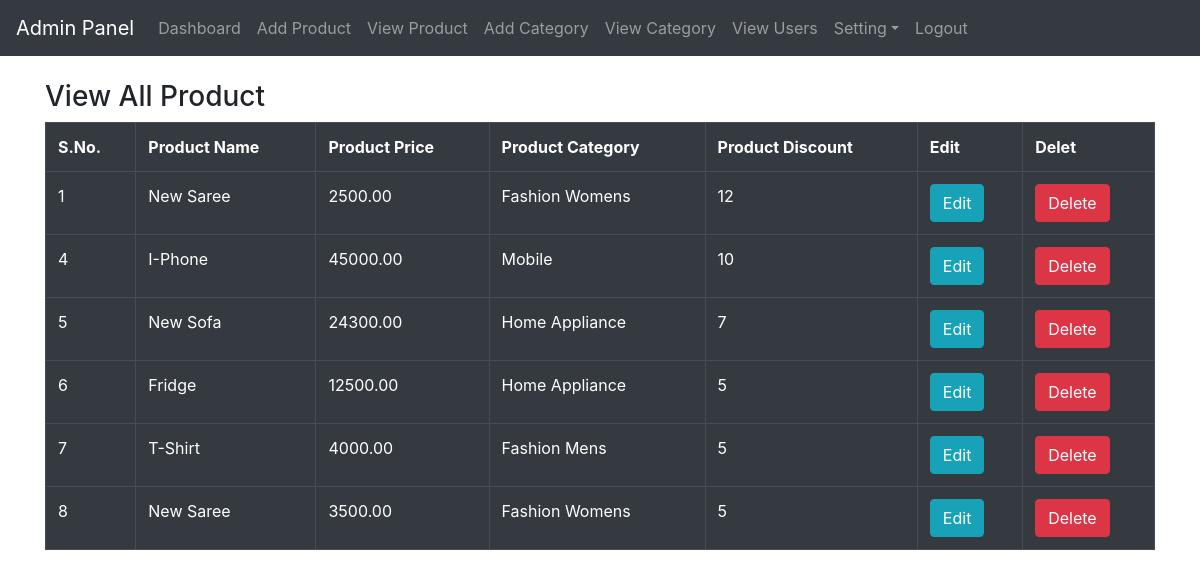
The app's page /admin/view_product.php (signed in) with its own data.
### tables this page shows
CREATE TABLE `product` (
  `id` int(11) NOT NULL,
  `product_name` varchar(255) NOT NULL,
  `product_price` decimal(8,2) NOT NULL,
  `product_detail` text NOT NULL,
  `product_category` varchar(100) NOT NULL,
  `discount` int(11) NOT NULL,
  `image_name` varchar(100) NOT NULL
);

### admin/view_product.php (the view, shortened to what this page needs)
<?php
include("../db.php");
include('header.php');
$query = "SELECT * FROM product";
$result = mysqli_query($con, $query);
?>
<div class="container">
	<h3>View All Product</h3>
	<div class="row">
		<div class="col-md-12">
			<table class="table table-bordered table-dark table-hover">
				<tr>
					<th>S.No.</th>
					<th>Product Name</th>
					<th>Product Price</th>
					<th>Product Category</th>
					<th>Product Discount</th>
					<th>Edit</th>
					<th>Delet</th>
				</tr>
				<?php
				while($data=mysqli_fetch_assoc($result))
				{ ?>
					<tr>
						<td><?php echo $data['id']; ?></td>
						<td><?php echo $data['product_name']; ?></td>
						<td><?php echo $data['product_price']; ?></td>
						<td><?php echo $data['product_category']; ?></td>
						<td><?php echo $data['discount']; ?></td>
						<td><a href="edit_product.php?demo=<?php echo $data['id'];?>" class="btn btn-info">Edit</a></td>
						<td><a href="delete_pro.php?demo=<?php echo $data['id']; ?>" class="btn btn-danger">Delete</a></td>
					</tr>
				<?php
				}
				?>
			</table>
		</div>
	</div>
</div>
<?php
include('footer.php');
?>

### records on screen
product: id "1", product_name "New Saree", product_price "2500.00", product_category "Fashion Womens", discount "12"
product: id "4", product_name "I-Phone", product_price "45000.00", product_category "Mobile", discount "10"
product: id "5", product_name "New Sofa", product_price "24300.00", product_category "Home Appliance", discount "7"
product: id "6", product_name "Fridge", product_price "12500.00", product_category "Home Appliance", discount "5"
product: id "7", product_name "T-Shirt", product_price "4000.00", product_category "Fashion Mens", discount "5"
product: id "8", product_name "New Saree", product_price "3500.00", product_category "Fashion Womens", discount "5"
